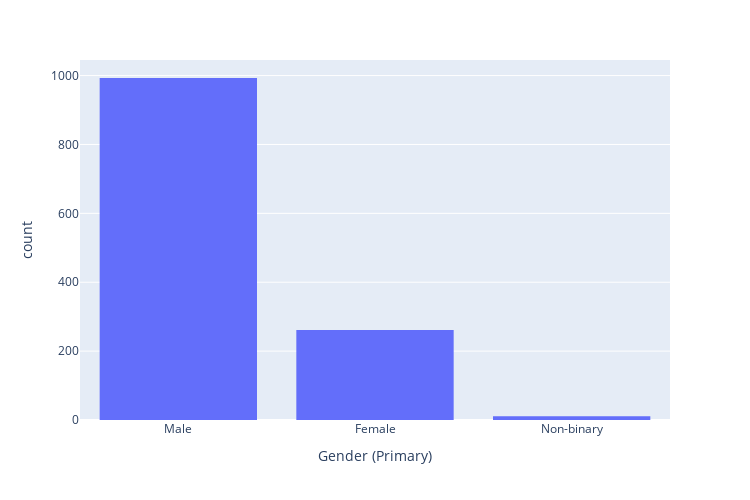

The code cell stored with this chart in its notebook:
### Code cell
px.histogram(categorical.gender1.values, height=500, width = 750, labels={'value': "Gender (Primary)", 'count': ""}).update_layout(showlegend=False).update_xaxes(categoryorder="total descending")

### Figure 1 — Plotly figure (JSON) as saved in the notebook; plotly's stock layout.template omitted (floating-point values rounded to 4 significant figures; data arrays with more than 128 entries replaced by an {"elided": "..."} marker saying what was removed)
{"data": [{"alignmentgroup": "True", "bingroup": "x", "hovertemplate": "variable=0<br>Gender (Primary)=%{x}<br>count=%{y}<extra></extra>", "legendgroup": "0", "marker": {"color": "#636efa", "pattern": {"shape": ""}}, "name": "0", "offsetgroup": "0", "orientation": "v", "showlegend": true, "type": "histogram", "x": {"elided": "1298 str values"}, "xaxis": "x", "yaxis": "y"}], "layout": {"barmode": "relative", "height": 500, "legend": {"title": {"text": "variable"}, "tracegroupgap": 0}, "margin": {"t": 60}, "showlegend": false, "width": 750, "xaxis": {"anchor": "y", "categoryorder": "total descending", "domain": [0, 1], "title": {"text": "Gender (Primary)"}}, "yaxis": {"anchor": "x", "domain": [0, 1], "title": {"text": "count"}}}}
